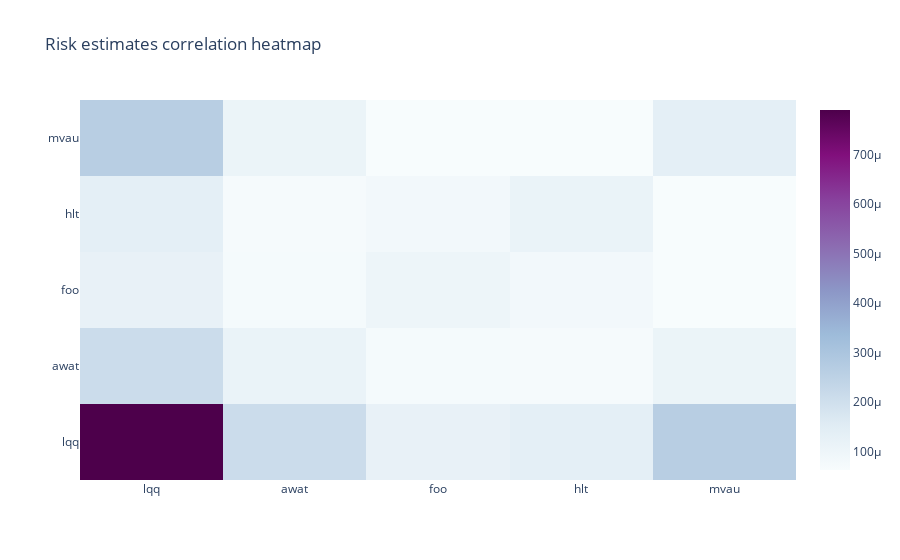

Write notebook code for a chart like this one.
### Markdown cell above
#### Risk estimates matrice heatmap

### Code cell
plot_risk_estimates_heatmap(risk_estimates, colorscale='bupu', showscale=True, title='Risk estimates correlation heatmap')

### Figure 1 — Plotly figure (JSON) as saved in the notebook; plotly's stock layout.template omitted (floating-point values rounded to 4 significant figures)
{"data": [{"colorscale": [[0, "rgb(247,252,253)"], [0.125, "rgb(224,236,244)"], [0.25, "rgb(191,211,230)"], [0.375, "rgb(158,188,218)"], [0.5, "rgb(140,150,198)"], [0.625, "rgb(140,107,177)"], [0.75, "rgb(136,65,157)"], [0.875, "rgb(129,15,124)"], [1, "rgb(77,0,75)"]], "showscale": true, "type": "heatmap", "x": ["lqq", "awat", "foo", "hlt", "mvau"], "y": ["lqq", "awat", "foo", "hlt", "mvau"], "z": [[0.0007896, 0.0002117, 0.0001235, 0.0001363, 0.0002641], [0.0002117, 0.0001157, 7.238e-05, 7.216e-05, 0.0001098], [0.0001235, 7.238e-05, 0.0001003, 8.249e-05, 6.401e-05], [0.0001363, 7.216e-05, 8.249e-05, 0.0001141, 6.234e-05], [0.0002641, 0.0001098, 6.401e-05, 6.234e-05, 0.0001361]]}], "layout": {"autosize": true, "title": {"text": "Risk estimates correlation heatmap"}, "xaxis": {"autorange": true, "range": [-0.5, 4.5], "showticklabels": true, "type": "category"}, "yaxis": {"autorange": true, "range": [-0.5, 4.5], "showticklabels": true, "type": "category"}}}
